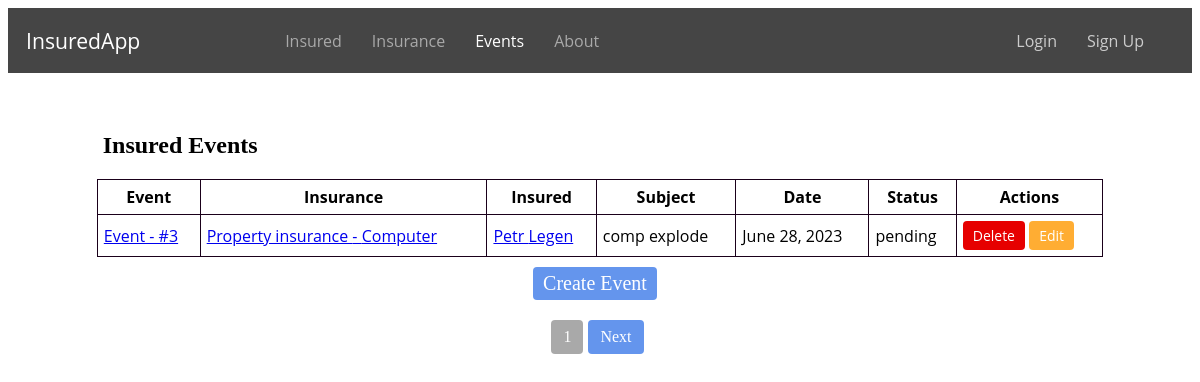
Page /insurance_events/ on the earlier database version.
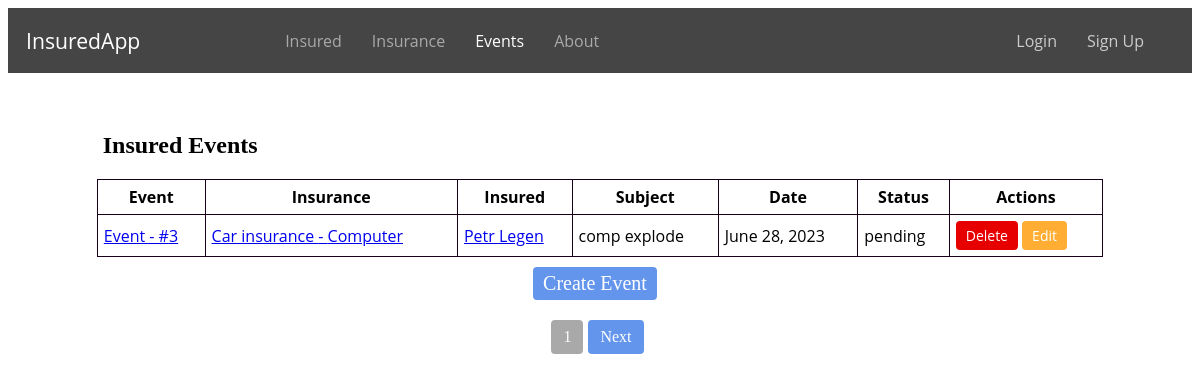
Same page on the later database version.
### evidence/models.py (models this page shows, shortened)
class InsuranceEvent(models.Model):
    STATUS_CHOICES = (
        ('pending', 'Pending'),
        ('approved', 'Approved'),
        ('rejected', 'Rejected'),
        ('in_progress', 'In Progress'),
        ('completed', 'Completed'),
    )
    insurance = models.ForeignKey(Insurance, on_delete=models.CASCADE, null=True)
    subject = models.CharField(max_length=32, null=True)
    description = models.TextField()
    date = models.DateField()
    status = models.CharField(max_length=32, choices=STATUS_CHOICES)
    note = models.TextField(blank=True, null=True)

class Insurance(models.Model):
    INSURANCE_TYPE = (
        ('home', 'Home insurance'),
        ('car', 'Car insurance'),
        ('property', 'Property insurance'),
    )
    insurance = models.ManyToManyField(Insured, related_name='insurance')
    type = models.CharField(max_length=32, choices=INSURANCE_TYPE)
    subject = models.CharField(max_length=32)
    amount = models.IntegerField()
    valid_from = models.DateField()
    valid_until = models.DateField()
    class Meta:
        ordering = ['id']

### evidence/views.py (the view)
# urls.py: path('insurance_events/', insurance_events, name='insurance_events'),
def insurance_events(request):
    events = InsuranceEvent.objects.all()
    for event in events:
        insured_names = ", ".join([insured.first_name for insured in event.insurance.insurance.all()])
        setattr(event, 'insured_names', insured_names)
    events = InsuranceEvent.objects.order_by('id')
    paginator = Paginator(events, 1)
    page_number = request.GET.get('page')
    page_obj = paginator.get_page(page_number)
    return render(request, 'insurance_events.html', {'page_obj': page_obj})

### evidence/templates/insurance_events.html (shortened to what this page needs)
{% extends 'base.html' %}
{% block content %}
  <h2 class="insured-events-h">Insured Events</h2>
  <table class="insured-events-table">
    <thead>
      <tr>
        <th>Event</th>
        <th>Insurance</th>
        <th>Insured</th>
        <th>Subject</th>
        <th>Date</th>
        <th>Status</th>
        <th>Actions</th>
      </tr>
    </thead>
    <tbody>
      {% for event in page_obj %}
        <tr>
          <td>
            <a href="{% url 'insurance_event_detail' event_id=event.id %}">
              Event - #{{ event.id }}
            </a>
          </td>
          <td>
          <a href="{% url 'insurance_detail' event.insurance.id %}">
            {{ event.insurance.get_type_display }} - {{ event.insurance.subject }}
          </a>
          </td>
          <td>
              {% for insured in event.insurance.insurance.all %}
            <a href="{% url 'insured_detail' insured.id %}">
              {{ insured.first_name }} {{ insured.last_name }}
            </a>{% if not forloop.last %}, {% endif %}
              {% endfor %}
          </td>
          <td>{{ event.subject }}</td>
          <td>{{ event.date }}</td>
          <td>{{ event.status }}</td>
          <td>
            <a href="{% url 'delete_event' event_id=event.id %}" class="button button-delete" onclick="return confirm('Are you sure you want to delete this event?')">Delete</a>
            <a href="{% url 'edit_event' event_id=event.id %}" class="button button-edit">Edit</a>
          </td>
        </tr>
      {% endfor %}
    </tbody>
  </table>
  <div class="main-buttons">
    <a href="{% url 'create_event' %}" class="button button-add">Create Event</a>
  </div>
  <div class="pagination">
    <span class="current-page">{{ page_obj.number }}</span>
    {% if page_obj.has_next %}
        <a href="?page={{ page_obj.next_page_number }}">Next</a>
    {% endif %}
    </div>
{% endblock %}

Differences in the rows shown:
changed through a linked row, InsuranceEvent "comp explode": insurance.type "Property insurance" → "Car insurance"
